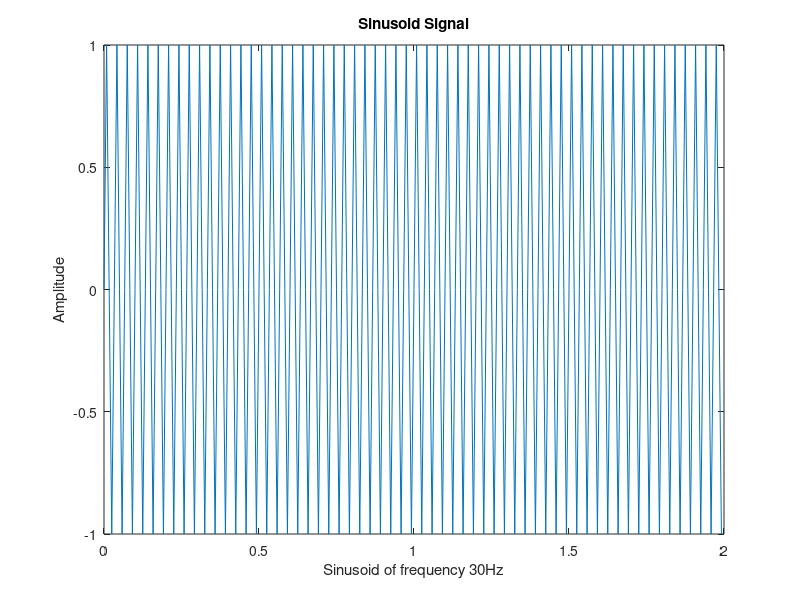
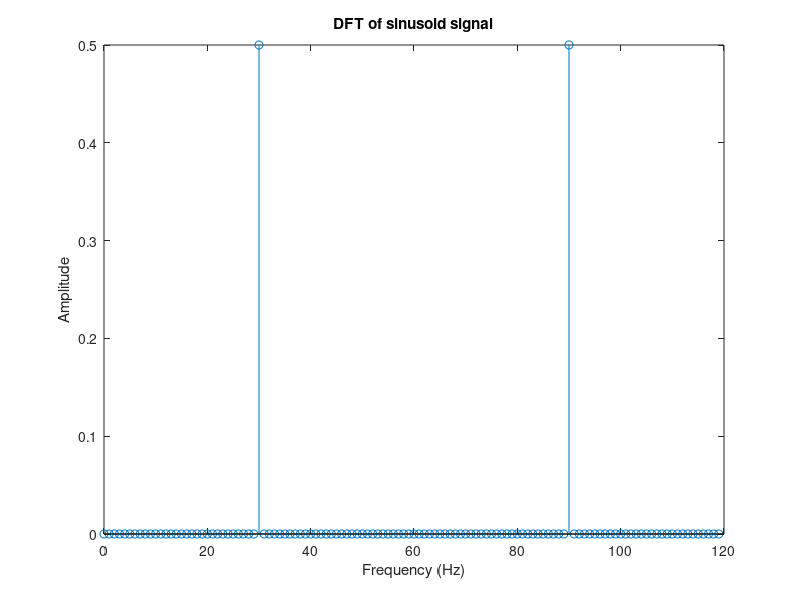
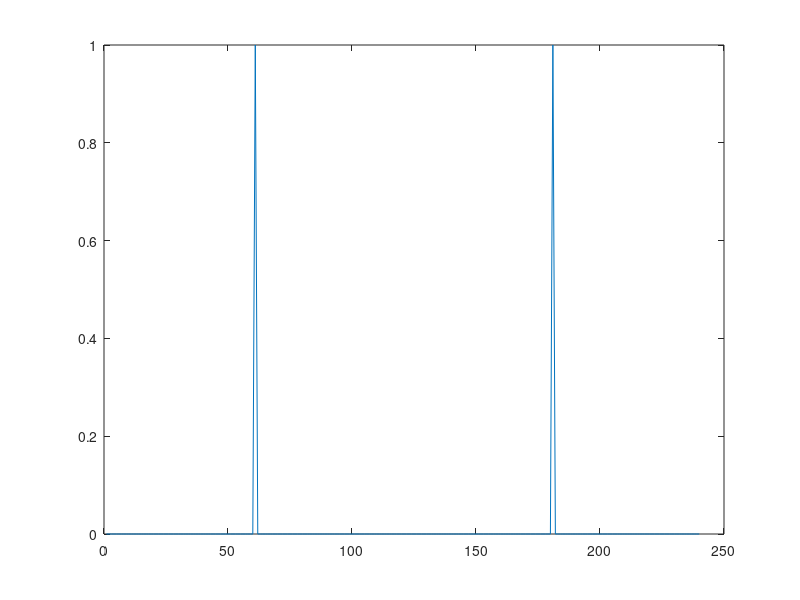

Here is the MATLAB script that generated these plots, in order:
a=2;
t=[0:1/120:2-(1/120)];
Fs=120
y=sin(2*(pi)*15*a*t)
figure;
plot(t,y);
xlabel('Sinusoid of frequency 30Hz')
ylabel('Amplitude')
title('Sinusoid Signal')
f=Fs*(0:119)/120

figure;
stem(f,abs(fft(y,120)/120))
xlabel('Frequency (Hz)')
ylabel('Amplitude')
title('DFT of sinusoid signal')
figure;
plot(abs(fft(y)/120))